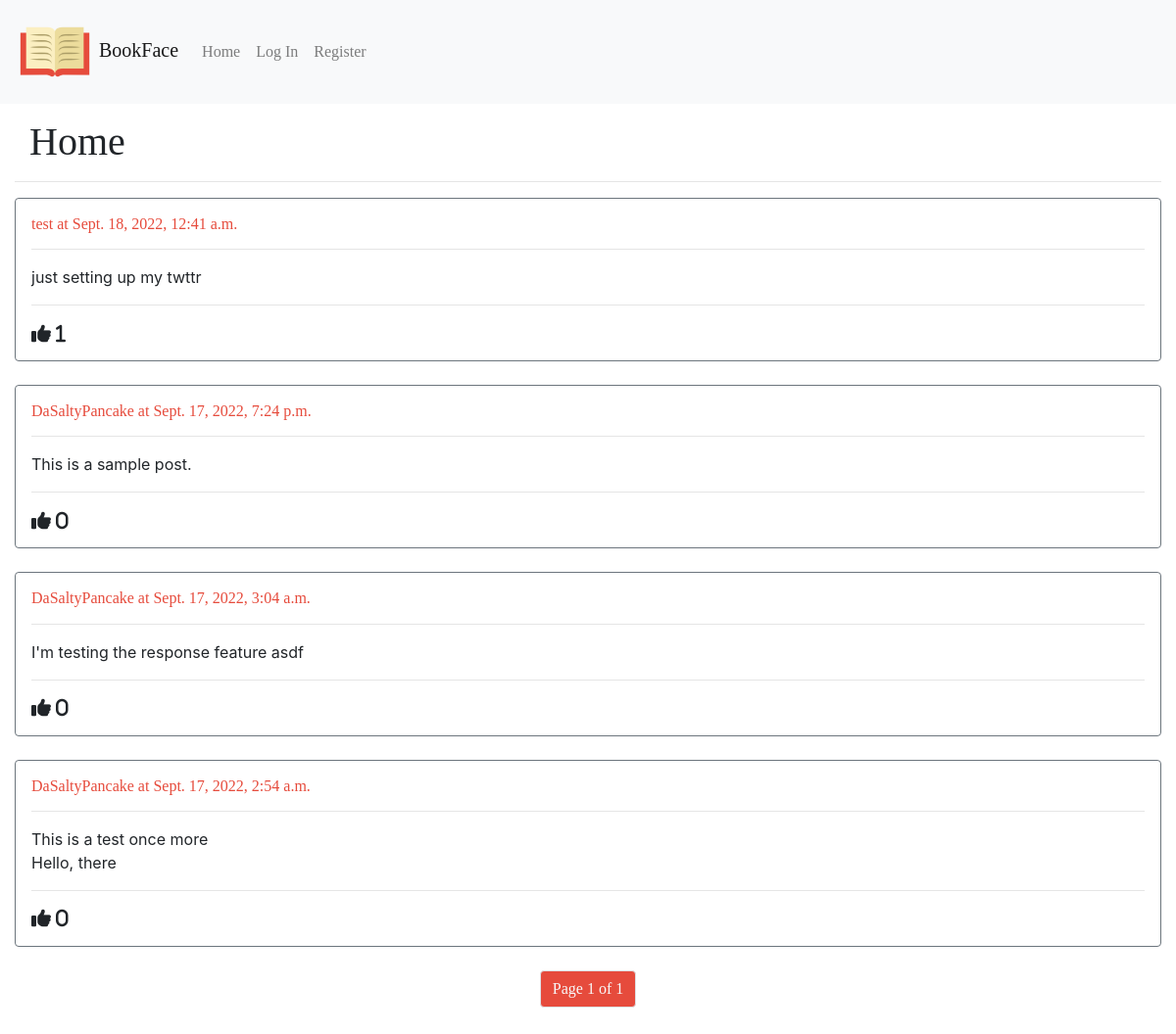
The page / on the database its author committed.
### network/models.py (models this page shows, shortened)
class Post(models.Model):
    body = models.CharField(max_length=5000)
    likes = models.IntegerField(default=0)
    poster = models.ForeignKey(User, related_name="user_posts", on_delete=models.CASCADE)
    timestamp = models.DateTimeField(default=timezone.now(), null=True)

class User(AbstractUser):
    liked_posts = models.ManyToManyField("Post", related_name="likers")

### network/views.py (the view)
# urls.py: path("", views.index, name="index"),
@csrf_exempt
def index(request):
    log_out = request.session.get('logout')
    if log_out:
        logout(request)
    posts = Post.objects.all()
    posts = posts.order_by('-timestamp')
    p = Paginator(posts, 10)
    page = request.GET.get('page')
    posts = p.get_page(page)
    posted = request.session.get('posted')
    request.session["posted"] = False
    return render(request, "network/index.html", {
        "posts": posts,
        "posted": posted,
        "logout": log_out
    })

### network/templates/network/index.html (shortened to what this page needs)
{% extends "network/layout.html" %}
{% load static %}
{% block body %}
    <main>
        <h1>Home</h1>
        <hr>
        {% for post in posts %}
        <div id="container-{{ post.id }}">
            <div class="border border-secondary rounded p-3">
                <a class="profile-link" href="{% url 'account' username=post.poster.username %}">
                    <h6>{{ post.poster.username }} at {{ post.timestamp }}</h6>
                </a>
                <hr>
                <div id="body-{{ post.id }}" class="post-body">{{ post.body }}</div>
                <hr>
                {% if post.id in request.user.post_likes %}
                    <i style="color:#E64B3C;" data-post-id="{{ post.id }}" class="fa fa-thumbs-up fa-lg" aria-hidden="true">&nbsp;{{ post.likes }}</i>
                {% else %}
                    <i data-post-id="{{ post.id }}" class="fa fa-thumbs-up fa-lg" aria-hidden="true">&nbsp;{{ post.likes }}</i>
                {% endif %}
            </div>
            <br>
        </div>
        {% endfor %}
        <nav>
            <ul class="pagination justify-content-center">
                <li class="page-item disabled">
                    <a class="page-link" href="#" style="background-color: #E64B3C;">Page {{ posts.number }} of {{ posts.paginator.num_pages }}</a>
                </li>
            </ul>
        </nav>
    </main>
{% endblock %}

### network/static/network/styles/styles.css (style rules this page uses)
main { padding: 15px; }
h1, h3 { padding-left: 15px; font-family: 'Libre Baskerville', serif; }
h6 { font-family: 'Libre Baskerville', serif; }
body { background-color: #FFFFFF; }
.post-body { white-space: pre-line; }
.page-link, .page-link:visited, .page-link:active { font-family: 'Libre Baskerville', serif; background-color: #E64B3C; color: #F8F9FA !important; text-decoration: none; }
.fa.fa-thumbs-up.fa-lg { cursor: pointer; -webkit-user-select: none; -moz-user-select: none; -ms-user-select: none; user-select: none; }
.profile-link, .profile-link:visited, .profile-link:active, .profile-link { color: #E64B3C; }

### rows shown on the page
Post: poster.username "test", timestamp "Sept. 18, 2022, 12:41 a.m.", body "just setting up my twttr", likes "1"
Post: poster.username "DaSaltyPancake", timestamp "Sept. 17, 2022, 7:24 p.m.", body "This is a sample post.", likes "0"
Post: poster.username "DaSaltyPancake", timestamp "Sept. 17, 2022, 3:04 a.m.", body "I'm testing the response feature asdf", likes "0"
Post: poster.username "DaSaltyPancake", timestamp "Sept. 17, 2022, 2:54 a.m.", body "This is a test once more Hello, there", likes "0"

### other values the page prints
{{ posts.number }} "1"
{{ posts.paginator.num_pages }} "1"
